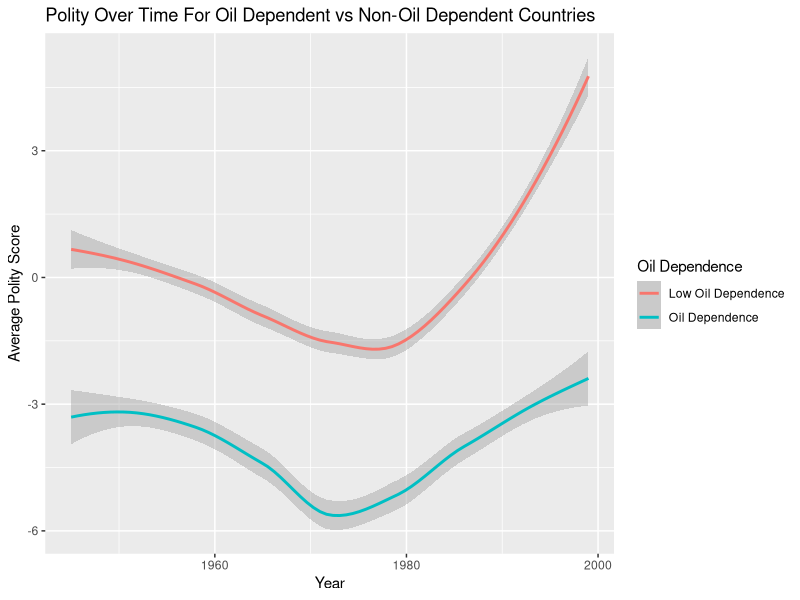
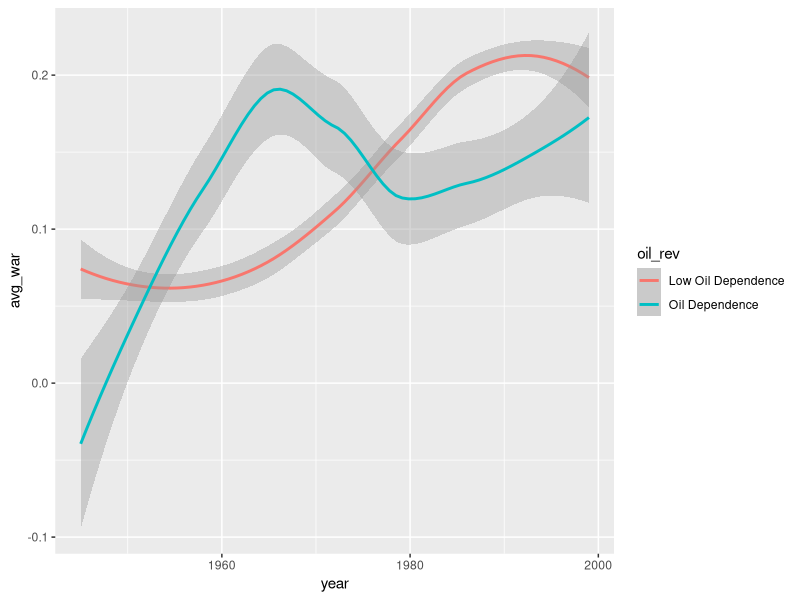

These figures' R source, in order:
## ---- chunk 1
library(tidyverse)
library(dplyr)
library(ggplot2)

data <- read_csv("data/civilwar.csv") 
## ---- chunk 2

polity_data <- data |>
  mutate(
    oil_rev = if_else(Oil == 1, "Oil Dependence", "Low Oil Dependence")
  ) |>
  group_by(oil_rev, year) |>
  summarize(avg_polity = mean(polity2, na.rm = TRUE)) 

polity_plot <- polity_data |>
  ggplot(mapping = aes(x = year, y = avg_polity, color = oil_rev)) +
  geom_smooth() +
  labs(
    x = "Year",
    y = "Average Polity Score",
    title = "Polity Over Time For Oil Dependent vs Non-Oil Dependent Countries",
    color = "Oil Dependence"
  )

polity_plot


## ---- chunk 3
war_data <- data |>
  mutate(
    oil_rev = if_else(Oil == 1, "Oil Dependence", "Low Oil Dependence")
  ) 

war_plot <- war_data |>
  group_by(oil_rev, year) |>
  summarize(avg_war = mean(war, na.rm = TRUE)) |>
  ggplot(mapping = aes(x = year, y = avg_war, color = oil_rev)) +
  geom_smooth()

war_plot
